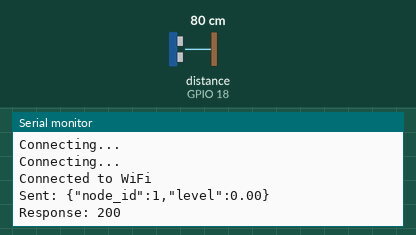
This sketch was run on a simulated ESP32. Parts: the last lines printed to the serial monitor. Wiring (inferred from the names in the program): ultrasonic range finder: trigger GPIO 5; echo GPIO 18. The inputs (shaded band) are chosen by the test bench; at power-on: distance to the obstacle (sensor on GPIO 18) 80 cm. The echo pulse lasts 58.3 µs per cm; WiFi joins after 1.5 s; servers stay silent unless stated; uploads are accepted with an empty reply.

Above: at 2.7 s.
2.8 s: distance to the obstacle (sensor on GPIO 18) set to 2 cm
At 4.6 s:
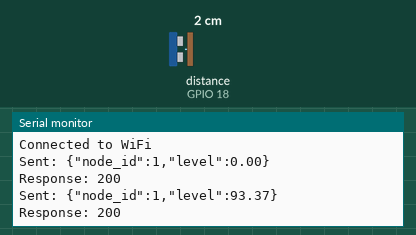
5.7 s: distance to the obstacle (sensor on GPIO 18) set to 4 cm
At 7.5 s:
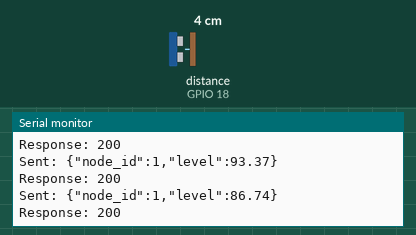
Timing chart, 0 to 9.0 s (numbered marks = the images above; inputs shaded):
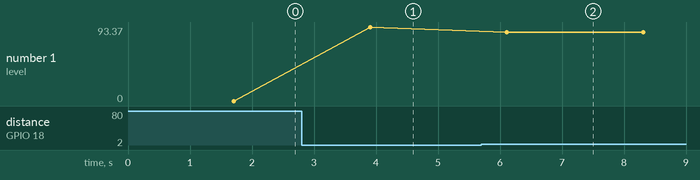

Measured:
- after the input at 2.8 s, the serial monitor: prints a new line after 1.1 s (image 1)
- after the input at 5.7 s, the serial monitor: prints a new line after 0.41 s (image 2)
- plotted number 1: 0 → 93.37 after the input at 2.8 s, 93.37 → 86.74 after the input at 5.7 s

The sketch:

Neerazhi.ino
```cpp
#include <WiFi.h>
#include <HTTPClient.h>

#define TRIG_PIN 5
#define ECHO_PIN 18

const char* ssid = "shreya";
const char* password = "1111";


const char* serverURL = "http://Neerazhi.com/update";

int node_id = 1;

float getWaterLevel() {
  digitalWrite(TRIG_PIN, LOW);
  delayMicroseconds(2);
  digitalWrite(TRIG_PIN, HIGH);
  delayMicroseconds(10);
  digitalWrite(TRIG_PIN, LOW);

  long duration = pulseIn(ECHO_PIN, HIGH);
  float distance = duration * 0.034 / 2;

  float level = ((30 - distance) / 30) * 100;

  if (level < 0) level = 0;
  if (level > 100) level = 100;

  return level;
}

void setup() {
  Serial.begin(115200);

  pinMode(TRIG_PIN, OUTPUT);
  pinMode(ECHO_PIN, INPUT);

  WiFi.begin(ssid, password);

  while (WiFi.status() != WL_CONNECTED) {
    delay(500);
    Serial.println("Connecting...");
  }

  Serial.println("Connected to WiFi");
}

void loop() {
  float level = getWaterLevel();

  if (WiFi.status() == WL_CONNECTED) {
    HTTPClient http;

    http.begin(serverURL);
    http.addHeader("Content-Type", "application/json");

    String json = "{\"node_id\":" + String(node_id) +
                  ",\"level\":" + String(level) + "}";

    int response = http.POST(json);

    Serial.println("Sent: " + json);
    Serial.println("Response: " + String(response));

    http.end();
  }

  delay(2000);
}
```
